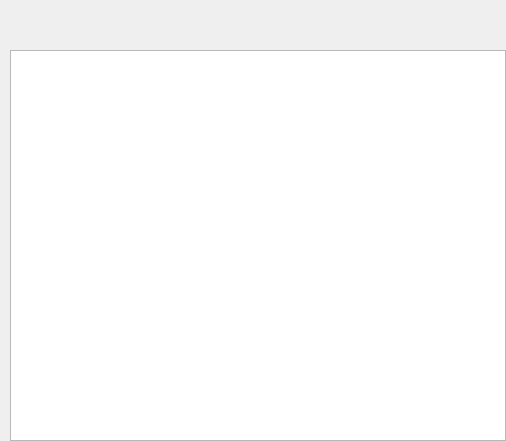
<?xml version="1.0" encoding="UTF-8"?>
<ui version="4.0">
 <class>ApplyFriendPage</class>
 <widget class="QWidget" name="ApplyFriendPage">
  <property name="geometry">
   <rect>
    <x>0</x>
    <y>0</y>
    <width>506</width>
    <height>441</height>
   </rect>
  </property>
  <property name="windowTitle">
   <string>Form</string>
  </property>
  <layout class="QVBoxLayout" name="verticalLayout">
   <property name="spacing">
    <number>0</number>
   </property>
   <property name="leftMargin">
    <number>0</number>
   </property>
   <property name="topMargin">
    <number>0</number>
   </property>
   <property name="rightMargin">
    <number>0</number>
   </property>
   <property name="bottomMargin">
    <number>0</number>
   </property>
   <item>
    <widget class="QWidget" name="widget_2" native="true">
     <property name="minimumSize">
      <size>
       <width>0</width>
       <height>50</height>
      </size>
     </property>
     <property name="maximumSize">
      <size>
       <width>16777215</width>
       <height>50</height>
      </size>
     </property>
     <layout class="QHBoxLayout" name="horizontalLayout">
      <property name="spacing">
       <number>0</number>
      </property>
      <property name="leftMargin">
       <number>10</number>
      </property>
      <property name="topMargin">
       <number>0</number>
      </property>
      <property name="rightMargin">
       <number>0</number>
      </property>
      <property name="bottomMargin">
       <number>0</number>
      </property>
      <item>
       <widget class="QLabel" name="tipLabel">
        <property name="text">
         <string/>
        </property>
       </widget>
      </item>
     </layout>
    </widget>
   </item>
   <item>
    <widget class="QWidget" name="widget" native="true">
     <layout class="QHBoxLayout" name="horizontalLayout_2">
      <property name="spacing">
       <number>0</number>
      </property>
      <property name="leftMargin">
       <number>10</number>
      </property>
      <property name="topMargin">
       <number>0</number>
      </property>
      <property name="rightMargin">
       <number>0</number>
      </property>
      <property name="bottomMargin">
       <number>0</number>
      </property>
      <item>
       <widget class="QListWidget" name="FriendApply"/>
      </item>
     </layout>
    </widget>
   </item>
  </layout>
 </widget>
 <resources/>
 <connections/>
</ui>
